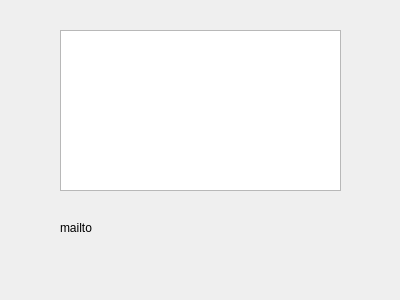
<?xml version="1.0" encoding="UTF-8"?>
<ui version="4.0">
 <class>About</class>
 <widget class="QDialog" name="About">
  <property name="geometry">
   <rect>
    <x>0</x>
    <y>0</y>
    <width>400</width>
    <height>300</height>
   </rect>
  </property>
  <property name="windowTitle">
   <string>О программе</string>
  </property>
  <widget class="QTextEdit" name="textEdit">
   <property name="geometry">
    <rect>
     <x>60</x>
     <y>30</y>
     <width>281</width>
     <height>161</height>
    </rect>
   </property>
  </widget>
  <widget class="QLabel" name="label">
   <property name="geometry">
    <rect>
     <x>60</x>
     <y>220</y>
     <width>141</width>
     <height>16</height>
    </rect>
   </property>
   <property name="text">
    <string>mailto</string>
   </property>
  </widget>
 </widget>
 <resources/>
 <connections/>
</ui>
